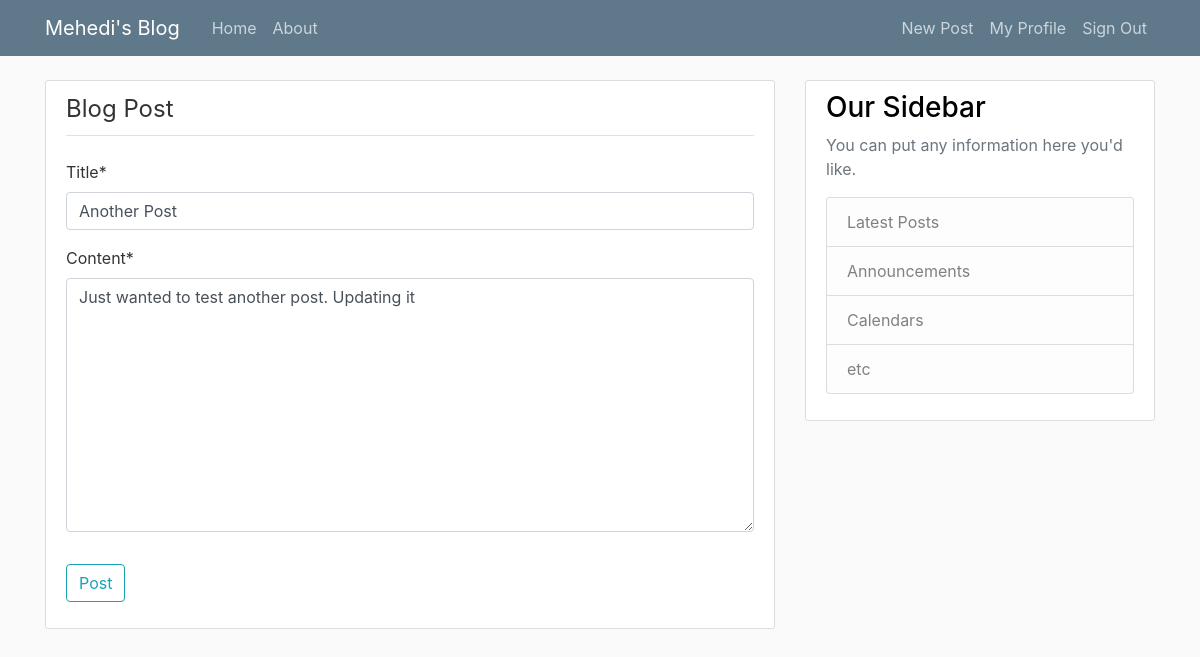
The app's page /post-14/update (signed in) with its own data.
### blog/models.py (models this page shows, shortened)
class Post(models.Model):
    author = models.ForeignKey(User, on_delete=models.CASCADE)
    title = models.CharField(max_length=100)
    content = models.TextField()
    date_posted = models.DateTimeField(default=timezone.now)

### blog/views.py (the view, shortened to what this page needs)
# urls.py: path('post-<int:pk>/update', PostUpdateView.as_view(), name="post-update"),
class PostUpdateView(LoginRequiredMixin, UserPassesTestMixin, UpdateView):
    model = Post
    fields = ["title", "content"]
    def test_func(self):
        post = self.get_object()
        return self.request.user == post.author

### templates/blog/post_form.html (shortened to what this page needs)
{% extends "base.html" %}
{% load crispy_forms_tags %}
{% block content %}
<div class="content-section">
    <form method="POST">
        <fieldset class="form-group">
            <legend class="border-bottom mb-4 pb-2">Blog Post</legend>
            {{form|crispy}}
        </fieldset>
        <div class="form-group">
            <button class="btn btn-outline-info" type="submit">Post</button>
        </div>
    </form>
</div>
{% endblock content %}

### cdn_test/static/css/main.css (style rules this page uses)
body { background: #fafafa; color: #333333; }
.content-section { background: #ffffff; padding: 10px 20px; border: 1px solid #dddddd; border-radius: 3px; margin-bottom: 20px; }

### records on screen
Post: title "Another Post", content "Just wanted to test another post. Updating it"
